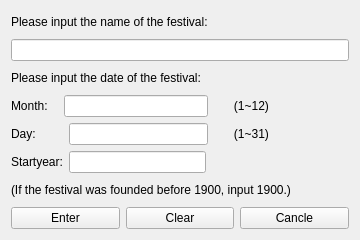
<?xml version="1.0" encoding="UTF-8"?>
<ui version="4.0">
 <class>AddDateFestival</class>
 <widget class="QWidget" name="AddDateFestival">
  <property name="geometry">
   <rect>
    <x>0</x>
    <y>0</y>
    <width>360</width>
    <height>240</height>
   </rect>
  </property>
  <property name="minimumSize">
   <size>
    <width>360</width>
    <height>240</height>
   </size>
  </property>
  <property name="maximumSize">
   <size>
    <width>360</width>
    <height>240</height>
   </size>
  </property>
  <property name="windowTitle">
   <string>Form</string>
  </property>
  <layout class="QVBoxLayout" name="verticalLayout_2">
   <item>
    <layout class="QVBoxLayout" name="verticalLayout">
     <item>
      <widget class="QLabel" name="label">
       <property name="text">
        <string>Please input the name of the festival:</string>
       </property>
      </widget>
     </item>
     <item>
      <widget class="QLineEdit" name="lineEdit_Name"/>
     </item>
     <item>
      <widget class="QLabel" name="label_3">
       <property name="text">
        <string>Please input the date of the festival:</string>
       </property>
      </widget>
     </item>
     <item>
      <layout class="QHBoxLayout" name="horizontalLayout">
       <item>
        <widget class="QLabel" name="label_2">
         <property name="text">
          <string>Month:   </string>
         </property>
        </widget>
       </item>
       <item>
        <widget class="QLineEdit" name="lineEdit_Month"/>
       </item>
       <item>
        <widget class="QLabel" name="label_7">
         <property name="text">
          <string>      (1~12)                        </string>
         </property>
        </widget>
       </item>
      </layout>
     </item>
     <item>
      <layout class="QHBoxLayout" name="horizontalLayout_2">
       <item>
        <widget class="QLabel" name="label_4">
         <property name="text">
          <string>Day:        </string>
         </property>
        </widget>
       </item>
       <item>
        <widget class="QLineEdit" name="lineEdit_Day"/>
       </item>
       <item>
        <widget class="QLabel" name="label_8">
         <property name="text">
          <string>      (1~31)                        </string>
         </property>
        </widget>
       </item>
      </layout>
     </item>
     <item>
      <layout class="QHBoxLayout" name="horizontalLayout_3">
       <item>
        <widget class="QLabel" name="label_5">
         <property name="text">
          <string>Startyear:</string>
         </property>
        </widget>
       </item>
       <item>
        <widget class="QLineEdit" name="lineEdit_Startyear"/>
       </item>
       <item>
        <widget class="QLabel" name="label_6">
         <property name="text">
          <string>                                         </string>
         </property>
        </widget>
       </item>
      </layout>
     </item>
     <item>
      <widget class="QLabel" name="label_9">
       <property name="text">
        <string>(If the festival was founded before 1900, input 1900.)</string>
       </property>
      </widget>
     </item>
    </layout>
   </item>
   <item>
    <layout class="QHBoxLayout" name="horizontalLayout_4">
     <item>
      <widget class="QPushButton" name="EnterButton">
       <property name="text">
        <string>Enter</string>
       </property>
      </widget>
     </item>
     <item>
      <widget class="QPushButton" name="ClearButton">
       <property name="text">
        <string>Clear</string>
       </property>
      </widget>
     </item>
     <item>
      <widget class="QPushButton" name="CancleButton">
       <property name="text">
        <string>Cancle</string>
       </property>
      </widget>
     </item>
    </layout>
   </item>
  </layout>
 </widget>
 <resources/>
 <connections/>
</ui>
